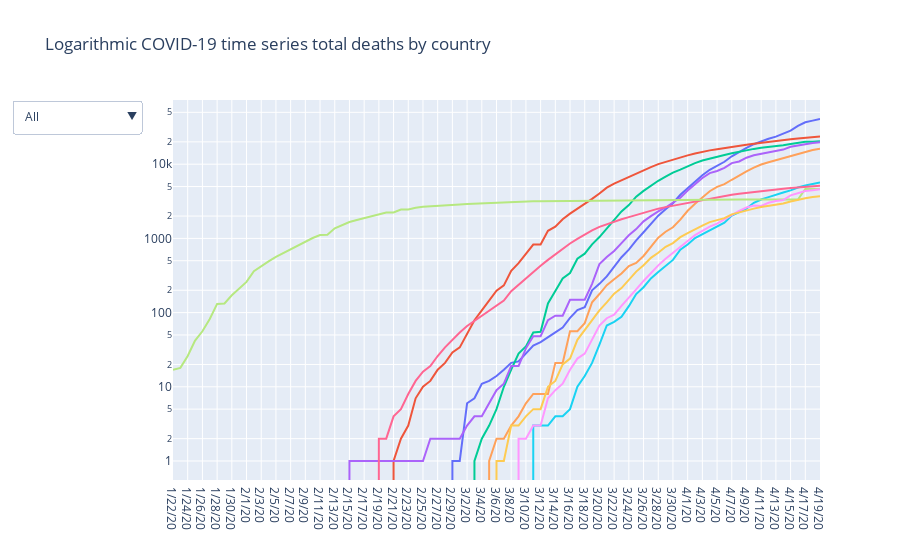

The notebook cell saved with this chart:
### Code cell
multi_plot(df_deaths, title="Logarithmic COVID-19 time series total deaths by country")

### Figure 1 — Plotly figure (JSON) as saved in the notebook; plotly's stock layout.template omitted (floating-point values rounded to 4 significant figures)
{"data": [{"name": "US", "type": "scatter", "x": ["1/22/20", "1/23/20", "1/24/20", "1/25/20", "1/26/20", "1/27/20", "1/28/20", "1/29/20", "1/30/20", "1/31/20", "2/1/20", "2/2/20", "2/3/20", "2/4/20", "2/5/20", "2/6/20", "2/7/20", "2/8/20", "2/9/20", "2/10/20", "2/11/20", "2/12/20", "2/13/20", "2/14/20", "2/15/20", "2/16/20", "2/17/20", "2/18/20", "2/19/20", "2/20/20", "2/21/20", "2/22/20", "2/23/20", "2/24/20", "2/25/20", "2/26/20", "2/27/20", "2/28/20", "2/29/20", "3/1/20", "3/2/20", "3/3/20", "3/4/20", "3/5/20", "3/6/20", "3/7/20", "3/8/20", "3/9/20", "3/10/20", "3/11/20", "3/12/20", "3/13/20", "3/14/20", "3/15/20", "3/16/20", "3/17/20", "3/18/20", "3/19/20", "3/20/20", "3/21/20", "3/22/20", "3/23/20", "3/24/20", "3/25/20", "3/26/20", "3/27/20", "3/28/20", "3/29/20", "3/30/20", "3/31/20", "4/1/20", "4/2/20", "4/3/20", "4/4/20", "4/5/20", "4/6/20", "4/7/20", "4/8/20", "4/9/20", "4/10/20", "4/11/20", "4/12/20", "4/13/20", "4/14/20", "4/15/20", "4/16/20", "4/17/20", "4/18/20", "4/19/20"], "y": [0, 0, 0, 0, 0, 0, 0, 0, 0, 0, 0, 0, 0, 0, 0, 0, 0, 0, 0, 0, 0, 0, 0, 0, 0, 0, 0, 0, 0, 0, 0, 0, 0, 0, 0, 0, 0, 0, 1, 1, 6, 7, 11, 12, 14, 17, 21, 22, 28, 36, 40, 47, 54, 63, 85, 108, 118, 200, 244, 307, 417, 557, 706, 942, 1209, 1581, 2026, 2467, 2978, 3873, 4757, 5926, 7087, 8407, 9619, 10783, 12794, 14695, 16544, 18586, 20462, 22019, 23528, 25831, 28325, 32916, 36773, 38664, 40661]}, {"name": "Italy", "type": "scatter", "x": ["1/22/20", "1/23/20", "1/24/20", "1/25/20", "1/26/20", "1/27/20", "1/28/20", "1/29/20", "1/30/20", "1/31/20", "2/1/20", "2/2/20", "2/3/20", "2/4/20", "2/5/20", "2/6/20", "2/7/20", "2/8/20", "2/9/20", "2/10/20", "2/11/20", "2/12/20", "2/13/20", "2/14/20", "2/15/20", "2/16/20", "2/17/20", "2/18/20", "2/19/20", "2/20/20", "2/21/20", "2/22/20", "2/23/20", "2/24/20", "2/25/20", "2/26/20", "2/27/20", "2/28/20", "2/29/20", "3/1/20", "3/2/20", "3/3/20", "3/4/20", "3/5/20", "3/6/20", "3/7/20", "3/8/20", "3/9/20", "3/10/20", "3/11/20", "3/12/20", "3/13/20", "3/14/20", "3/15/20", "3/16/20", "3/17/20", "3/18/20", "3/19/20", "3/20/20", "3/21/20", "3/22/20", "3/23/20", "3/24/20", "3/25/20", "3/26/20", "3/27/20", "3/28/20", "3/29/20", "3/30/20", "3/31/20", "4/1/20", "4/2/20", "4/3/20", "4/4/20", "4/5/20", "4/6/20", "4/7/20", "4/8/20", "4/9/20", "4/10/20", "4/11/20", "4/12/20", "4/13/20", "4/14/20", "4/15/20", "4/16/20", "4/17/20", "4/18/20", "4/19/20"], "y": [0, 0, 0, 0, 0, 0, 0, 0, 0, 0, 0, 0, 0, 0, 0, 0, 0, 0, 0, 0, 0, 0, 0, 0, 0, 0, 0, 0, 0, 0, 1, 2, 3, 7, 10, 12, 17, 21, 29, 34, 52, 79, 107, 148, 197, 233, 366, 463, 631, 827, 827, 1266, 1441, 1809, 2158, 2503, 2978, 3405, 4032, 4825, 5476, 6077, 6820, 7503, 8215, 9134, 10023, 10779, 11591, 12428, 13155, 13915, 14681, 15362, 15887, 16523, 17127, 17669, 18279, 18849, 19468, 19899, 20465, 21067, 21645, 22170, 22745, 23227, 23660]}, {"name": "Spain", "type": "scatter", "x": ["1/22/20", "1/23/20", "1/24/20", "1/25/20", "1/26/20", "1/27/20", "1/28/20", "1/29/20", "1/30/20", "1/31/20", "2/1/20", "2/2/20", "2/3/20", "2/4/20", "2/5/20", "2/6/20", "2/7/20", "2/8/20", "2/9/20", "2/10/20", "2/11/20", "2/12/20", "2/13/20", "2/14/20", "2/15/20", "2/16/20", "2/17/20", "2/18/20", "2/19/20", "2/20/20", "2/21/20", "2/22/20", "2/23/20", "2/24/20", "2/25/20", "2/26/20", "2/27/20", "2/28/20", "2/29/20", "3/1/20", "3/2/20", "3/3/20", "3/4/20", "3/5/20", "3/6/20", "3/7/20", "3/8/20", "3/9/20", "3/10/20", "3/11/20", "3/12/20", "3/13/20", "3/14/20", "3/15/20", "3/16/20", "3/17/20", "3/18/20", "3/19/20", "3/20/20", "3/21/20", "3/22/20", "3/23/20", "3/24/20", "3/25/20", "3/26/20", "3/27/20", "3/28/20", "3/29/20", "3/30/20", "3/31/20", "4/1/20", "4/2/20", "4/3/20", "4/4/20", "4/5/20", "4/6/20", "4/7/20", "4/8/20", "4/9/20", "4/10/20", "4/11/20", "4/12/20", "4/13/20", "4/14/20", "4/15/20", "4/16/20", "4/17/20", "4/18/20", "4/19/20"], "y": [0, 0, 0, 0, 0, 0, 0, 0, 0, 0, 0, 0, 0, 0, 0, 0, 0, 0, 0, 0, 0, 0, 0, 0, 0, 0, 0, 0, 0, 0, 0, 0, 0, 0, 0, 0, 0, 0, 0, 0, 0, 1, 2, 3, 5, 10, 17, 28, 35, 54, 55, 133, 195, 289, 342, 533, 623, 830, 1043, 1375, 1772, 2311, 2808, 3647, 4365, 5138, 5982, 6803, 7716, 8464, 9387, 10348, 11198, 11947, 12641, 13341, 14045, 14792, 15447, 16081, 16606, 17209, 17756, 18056, 18708, 19315, 20002, 20043, 20453]}, {"name": "France", "type": "scatter", "x": ["1/22/20", "1/23/20", "1/24/20", "1/25/20", "1/26/20", "1/27/20", "1/28/20", "1/29/20", "1/30/20", "1/31/20", "2/1/20", "2/2/20", "2/3/20", "2/4/20", "2/5/20", "2/6/20", "2/7/20", "2/8/20", "2/9/20", "2/10/20", "2/11/20", "2/12/20", "2/13/20", "2/14/20", "2/15/20", "2/16/20", "2/17/20", "2/18/20", "2/19/20", "2/20/20", "2/21/20", "2/22/20", "2/23/20", "2/24/20", "2/25/20", "2/26/20", "2/27/20", "2/28/20", "2/29/20", "3/1/20", "3/2/20", "3/3/20", "3/4/20", "3/5/20", "3/6/20", "3/7/20", "3/8/20", "3/9/20", "3/10/20", "3/11/20", "3/12/20", "3/13/20", "3/14/20", "3/15/20", "3/16/20", "3/17/20", "3/18/20", "3/19/20", "3/20/20", "3/21/20", "3/22/20", "3/23/20", "3/24/20", "3/25/20", "3/26/20", "3/27/20", "3/28/20", "3/29/20", "3/30/20", "3/31/20", "4/1/20", "4/2/20", "4/3/20", "4/4/20", "4/5/20", "4/6/20", "4/7/20", "4/8/20", "4/9/20", "4/10/20", "4/11/20", "4/12/20", "4/13/20", "4/14/20", "4/15/20", "4/16/20", "4/17/20", "4/18/20", "4/19/20"], "y": [0, 0, 0, 0, 0, 0, 0, 0, 0, 0, 0, 0, 0, 0, 0, 0, 0, 0, 0, 0, 0, 0, 0, 0, 1, 1, 1, 1, 1, 1, 1, 1, 1, 1, 1, 2, 2, 2, 2, 2, 3, 4, 4, 6, 9, 11, 19, 19, 33, 48, 48, 79, 91, 91, 149, 149, 149, 244, 451, 563, 676, 862, 1102, 1333, 1698, 1997, 2317, 2611, 3030, 3532, 4414, 5398, 6520, 7574, 8093, 8926, 10343, 10887, 12228, 13215, 13851, 14412, 14986, 15748, 17188, 17941, 18703, 19345, 19744]}, {"name": "United Kingdom", "type": "scatter", "x": ["1/22/20", "1/23/20", "1/24/20", "1/25/20", "1/26/20", "1/27/20", "1/28/20", "1/29/20", "1/30/20", "1/31/20", "2/1/20", "2/2/20", "2/3/20", "2/4/20", "2/5/20", "2/6/20", "2/7/20", "2/8/20", "2/9/20", "2/10/20", "2/11/20", "2/12/20", "2/13/20", "2/14/20", "2/15/20", "2/16/20", "2/17/20", "2/18/20", "2/19/20", "2/20/20", "2/21/20", "2/22/20", "2/23/20", "2/24/20", "2/25/20", "2/26/20", "2/27/20", "2/28/20", "2/29/20", "3/1/20", "3/2/20", "3/3/20", "3/4/20", "3/5/20", "3/6/20", "3/7/20", "3/8/20", "3/9/20", "3/10/20", "3/11/20", "3/12/20", "3/13/20", "3/14/20", "3/15/20", "3/16/20", "3/17/20", "3/18/20", "3/19/20", "3/20/20", "3/21/20", "3/22/20", "3/23/20", "3/24/20", "3/25/20", "3/26/20", "3/27/20", "3/28/20", "3/29/20", "3/30/20", "3/31/20", "4/1/20", "4/2/20", "4/3/20", "4/4/20", "4/5/20", "4/6/20", "4/7/20", "4/8/20", "4/9/20", "4/10/20", "4/11/20", "4/12/20", "4/13/20", "4/14/20", "4/15/20", "4/16/20", "4/17/20", "4/18/20", "4/19/20"], "y": [0, 0, 0, 0, 0, 0, 0, 0, 0, 0, 0, 0, 0, 0, 0, 0, 0, 0, 0, 0, 0, 0, 0, 0, 0, 0, 0, 0, 0, 0, 0, 0, 0, 0, 0, 0, 0, 0, 0, 0, 0, 0, 0, 1, 2, 2, 3, 4, 6, 8, 8, 8, 21, 21, 56, 56, 72, 138, 178, 234, 282, 336, 423, 466, 580, 761, 1021, 1231, 1411, 1793, 2357, 2926, 3611, 4320, 4943, 5385, 6171, 7111, 7993, 8974, 9892, 10629, 11347, 12129, 12894, 13759, 14607, 15498, 16095]}, {"name": "Belgium", "type": "scatter", "x": ["1/22/20", "1/23/20", "1/24/20", "1/25/20", "1/26/20", "1/27/20", "1/28/20", "1/29/20", "1/30/20", "1/31/20", "2/1/20", "2/2/20", "2/3/20", "2/4/20", "2/5/20", "2/6/20", "2/7/20", "2/8/20", "2/9/20", "2/10/20", "2/11/20", "2/12/20", "2/13/20", "2/14/20", "2/15/20", "2/16/20", "2/17/20", "2/18/20", "2/19/20", "2/20/20", "2/21/20", "2/22/20", "2/23/20", "2/24/20", "2/25/20", "2/26/20", "2/27/20", "2/28/20", "2/29/20", "3/1/20", "3/2/20", "3/3/20", "3/4/20", "3/5/20", "3/6/20", "3/7/20", "3/8/20", "3/9/20", "3/10/20", "3/11/20", "3/12/20", "3/13/20", "3/14/20", "3/15/20", "3/16/20", "3/17/20", "3/18/20", "3/19/20", "3/20/20", "3/21/20", "3/22/20", "3/23/20", "3/24/20", "3/25/20", "3/26/20", "3/27/20", "3/28/20", "3/29/20", "3/30/20", "3/31/20", "4/1/20", "4/2/20", "4/3/20", "4/4/20", "4/5/20", "4/6/20", "4/7/20", "4/8/20", "4/9/20", "4/10/20", "4/11/20", "4/12/20", "4/13/20", "4/14/20", "4/15/20", "4/16/20", "4/17/20", "4/18/20", "4/19/20"], "y": [0, 0, 0, 0, 0, 0, 0, 0, 0, 0, 0, 0, 0, 0, 0, 0, 0, 0, 0, 0, 0, 0, 0, 0, 0, 0, 0, 0, 0, 0, 0, 0, 0, 0, 0, 0, 0, 0, 0, 0, 0, 0, 0, 0, 0, 0, 0, 0, 0, 3, 3, 3, 4, 4, 5, 10, 14, 21, 37, 67, 75, 88, 122, 178, 220, 289, 353, 431, 513, 705, 828, 1011, 1143, 1283, 1447, 1632, 2035, 2240, 2523, 3019, 3346, 3600, 3903, 4157, 4440, 4857, 5163, 5453, 5683]}, {"name": "Iran", "type": "scatter", "x": ["1/22/20", "1/23/20", "1/24/20", "1/25/20", "1/26/20", "1/27/20", "1/28/20", "1/29/20", "1/30/20", "1/31/20", "2/1/20", "2/2/20", "2/3/20", "2/4/20", "2/5/20", "2/6/20", "2/7/20", "2/8/20", "2/9/20", "2/10/20", "2/11/20", "2/12/20", "2/13/20", "2/14/20", "2/15/20", "2/16/20", "2/17/20", "2/18/20", "2/19/20", "2/20/20", "2/21/20", "2/22/20", "2/23/20", "2/24/20", "2/25/20", "2/26/20", "2/27/20", "2/28/20", "2/29/20", "3/1/20", "3/2/20", "3/3/20", "3/4/20", "3/5/20", "3/6/20", "3/7/20", "3/8/20", "3/9/20", "3/10/20", "3/11/20", "3/12/20", "3/13/20", "3/14/20", "3/15/20", "3/16/20", "3/17/20", "3/18/20", "3/19/20", "3/20/20", "3/21/20", "3/22/20", "3/23/20", "3/24/20", "3/25/20", "3/26/20", "3/27/20", "3/28/20", "3/29/20", "3/30/20", "3/31/20", "4/1/20", "4/2/20", "4/3/20", "4/4/20", "4/5/20", "4/6/20", "4/7/20", "4/8/20", "4/9/20", "4/10/20", "4/11/20", "4/12/20", "4/13/20", "4/14/20", "4/15/20", "4/16/20", "4/17/20", "4/18/20", "4/19/20"], "y": [0, 0, 0, 0, 0, 0, 0, 0, 0, 0, 0, 0, 0, 0, 0, 0, 0, 0, 0, 0, 0, 0, 0, 0, 0, 0, 0, 0, 2, 2, 4, 5, 8, 12, 16, 19, 26, 34, 43, 54, 66, 77, 92, 107, 124, 145, 194, 237, 291, 354, 429, 514, 611, 724, 853, 988, 1135, 1284, 1433, 1556, 1685, 1812, 1934, 2077, 2234, 2378, 2517, 2640, 2757, 2898, 3036, 3160, 3294, 3452, 3603, 3739, 3872, 3993, 4110, 4232, 4357, 4474, 4585, 4683, 4777, 4869, 4958, 5031, 5118]}, {"name": "China", "type": "scatter", "x": ["1/22/20", "1/23/20", "1/24/20", "1/25/20", "1/26/20", "1/27/20", "1/28/20", "1/29/20", "1/30/20", "1/31/20", "2/1/20", "2/2/20", "2/3/20", "2/4/20", "2/5/20", "2/6/20", "2/7/20", "2/8/20", "2/9/20", "2/10/20", "2/11/20", "2/12/20", "2/13/20", "2/14/20", "2/15/20", "2/16/20", "2/17/20", "2/18/20", "2/19/20", "2/20/20", "2/21/20", "2/22/20", "2/23/20", "2/24/20", "2/25/20", "2/26/20", "2/27/20", "2/28/20", "2/29/20", "3/1/20", "3/2/20", "3/3/20", "3/4/20", "3/5/20", "3/6/20", "3/7/20", "3/8/20", "3/9/20", "3/10/20", "3/11/20", "3/12/20", "3/13/20", "3/14/20", "3/15/20", "3/16/20", "3/17/20", "3/18/20", "3/19/20", "3/20/20", "3/21/20", "3/22/20", "3/23/20", "3/24/20", "3/25/20", "3/26/20", "3/27/20", "3/28/20", "3/29/20", "3/30/20", "3/31/20", "4/1/20", "4/2/20", "4/3/20", "4/4/20", "4/5/20", "4/6/20", "4/7/20", "4/8/20", "4/9/20", "4/10/20", "4/11/20", "4/12/20", "4/13/20", "4/14/20", "4/15/20", "4/16/20", "4/17/20", "4/18/20", "4/19/20"], "y": [17, 18, 26, 42, 56, 82, 131, 133, 171, 213, 259, 361, 425, 491, 563, 633, 718, 805, 905, 1012, 1112, 1117, 1369, 1521, 1663, 1766, 1864, 2003, 2116, 2238, 2238, 2443, 2445, 2595, 2665, 2717, 2746, 2790, 2837, 2872, 2914, 2947, 2983, 3015, 3044, 3072, 3100, 3123, 3139, 3161, 3172, 3180, 3193, 3203, 3217, 3230, 3241, 3249, 3253, 3259, 3274, 3274, 3281, 3285, 3291, 3296, 3299, 3304, 3308, 3309, 3316, 3322, 3326, 3330, 3333, 3335, 3335, 3337, 3339, 3340, 3343, 3343, 3345, 3345, 3346, 3346, 4636, 4636, 4636]}, {"name": "Germany", "type": "scatter", "x": ["1/22/20", "1/23/20", "1/24/20", "1/25/20", "1/26/20", "1/27/20", "1/28/20", "1/29/20", "1/30/20", "1/31/20", "2/1/20", "2/2/20", "2/3/20", "2/4/20", "2/5/20", "2/6/20", "2/7/20", "2/8/20", "2/9/20", "2/10/20", "2/11/20", "2/12/20", "2/13/20", "2/14/20", "2/15/20", "2/16/20", "2/17/20", "2/18/20", "2/19/20", "2/20/20", "2/21/20", "2/22/20", "2/23/20", "2/24/20", "2/25/20", "2/26/20", "2/27/20", "2/28/20", "2/29/20", "3/1/20", "3/2/20", "3/3/20", "3/4/20", "3/5/20", "3/6/20", "3/7/20", "3/8/20", "3/9/20", "3/10/20", "3/11/20", "3/12/20", "3/13/20", "3/14/20", "3/15/20", "3/16/20", "3/17/20", "3/18/20", "3/19/20", "3/20/20", "3/21/20", "3/22/20", "3/23/20", "3/24/20", "3/25/20", "3/26/20", "3/27/20", "3/28/20", "3/29/20", "3/30/20", "3/31/20", "4/1/20", "4/2/20", "4/3/20", "4/4/20", "4/5/20", "4/6/20", "4/7/20", "4/8/20", "4/9/20", "4/10/20", "4/11/20", "4/12/20", "4/13/20", "4/14/20", "4/15/20", "4/16/20", "4/17/20", "4/18/20", "4/19/20"], "y": [0, 0, 0, 0, 0, 0, 0, 0, 0, 0, 0, 0, 0, 0, 0, 0, 0, 0, 0, 0, 0, 0, 0, 0, 0, 0, 0, 0, 0, 0, 0, 0, 0, 0, 0, 0, 0, 0, 0, 0, 0, 0, 0, 0, 0, 0, 0, 2, 2, 3, 3, 7, 9, 11, 17, 24, 28, 44, 67, 84, 94, 123, 157, 206, 267, 342, 433, 533, 645, 775, 920, 1107, 1275, 1444, 1584, 1810, 2016, 2349, 2607, 2767, 2736, 3022, 3194, 3294, 3804, 4052, 4352, 4459, 4586]}, {"name": "Netherlands", "type": "scatter", "x": ["1/22/20", "1/23/20", "1/24/20", "1/25/20", "1/26/20", "1/27/20", "1/28/20", "1/29/20", "1/30/20", "1/31/20", "2/1/20", "2/2/20", "2/3/20", "2/4/20", "2/5/20", "2/6/20", "2/7/20", "2/8/20", "2/9/20", "2/10/20", "2/11/20", "2/12/20", "2/13/20", "2/14/20", "2/15/20", "2/16/20", "2/17/20", "2/18/20", "2/19/20", "2/20/20", "2/21/20", "2/22/20", "2/23/20", "2/24/20", "2/25/20", "2/26/20", "2/27/20", "2/28/20", "2/29/20", "3/1/20", "3/2/20", "3/3/20", "3/4/20", "3/5/20", "3/6/20", "3/7/20", "3/8/20", "3/9/20", "3/10/20", "3/11/20", "3/12/20", "3/13/20", "3/14/20", "3/15/20", "3/16/20", "3/17/20", "3/18/20", "3/19/20", "3/20/20", "3/21/20", "3/22/20", "3/23/20", "3/24/20", "3/25/20", "3/26/20", "3/27/20", "3/28/20", "3/29/20", "3/30/20", "3/31/20", "4/1/20", "4/2/20", "4/3/20", "4/4/20", "4/5/20", "4/6/20", "4/7/20", "4/8/20", "4/9/20", "4/10/20", "4/11/20", "4/12/20", "4/13/20", "4/14/20", "4/15/20", "4/16/20", "4/17/20", "4/18/20", "4/19/20"], "y": [0, 0, 0, 0, 0, 0, 0, 0, 0, 0, 0, 0, 0, 0, 0, 0, 0, 0, 0, 0, 0, 0, 0, 0, 0, 0, 0, 0, 0, 0, 0, 0, 0, 0, 0, 0, 0, 0, 0, 0, 0, 0, 0, 0, 1, 1, 3, 3, 4, 5, 5, 10, 12, 20, 24, 43, 58, 77, 107, 137, 180, 214, 277, 357, 435, 547, 640, 772, 865, 1040, 1175, 1341, 1490, 1656, 1771, 1874, 2108, 2255, 2403, 2520, 2653, 2747, 2833, 2955, 3145, 3327, 3471, 3613, 3697]}], "layout": {"showlegend": false, "title": {"text": "Logarithmic COVID-19 time series total deaths by country"}, "updatemenus": [{"active": 0, "buttons": [{"args": [{"showlegend": true, "title": "All", "visible": [true, true, true, true, true, true, true, true, true, true]}], "label": "All", "method": "update"}, {"args": [{"showlegend": true, "title": "US", "visible": [true, false, false, false, false, false, false, false, false, false]}], "label": "US", "method": "update"}, {"args": [{"showlegend": true, "title": "Italy", "visible": [false, true, false, false, false, false, false, false, false, false]}], "label": "Italy", "method": "update"}, {"args": [{"showlegend": true, "title": "Spain", "visible": [false, false, true, false, false, false, false, false, false, false]}], "label": "Spain", "method": "update"}, {"args": [{"showlegend": true, "title": "France", "visible": [false, false, false, true, false, false, false, false, false, false]}], "label": "France", "method": "update"}, {"args": [{"showlegend": true, "title": "United Kingdom", "visible": [false, false, false, false, true, false, false, false, false, false]}], "label": "United Kingdom", "method": "update"}, {"args": [{"showlegend": true, "title": "Belgium", "visible": [false, false, false, false, false, true, false, false, false, false]}], "label": "Belgium", "method": "update"}, {"args": [{"showlegend": true, "title": "Iran", "visible": [false, false, false, false, false, false, true, false, false, false]}], "label": "Iran", "method": "update"}, {"args": [{"showlegend": true, "title": "China", "visible": [false, false, false, false, false, false, false, true, false, false]}], "label": "China", "method": "update"}, {"args": [{"showlegend": true, "title": "Germany", "visible": [false, false, false, false, false, false, false, false, true, false]}], "label": "Germany", "method": "update"}, {"args": [{"showlegend": true, "title": "Netherlands", "visible": [false, false, false, false, false, false, false, false, false, true]}], "label": "Netherlands", "method": "update"}]}], "yaxis": {"type": "log"}}}
